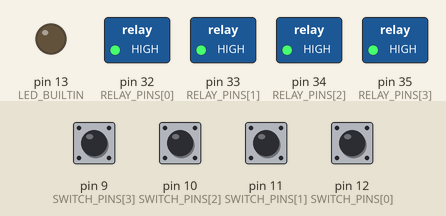
Simulated run of this sketch. Board: Arduino Mega 2560, built with avr-gcc and run on an emulated ATmega2560. Shown: switched loads named in the sketch (green lamp = pin HIGH), output pins drawn as LEDs (lit = HIGH). The inputs (shaded band) are chosen by the test bench; at power-on: pin 9 (SWITCH_PINS[3]), pin 10 (SWITCH_PINS[2]), pin 11 (SWITCH_PINS[1]), pin 12 (SWITCH_PINS[0]) HIGH.

Above: at 1.2 s.
1.3 s: pin 9 (SWITCH_PINS[3]) pulled LOW for 0.15 s
At 1.7 s:
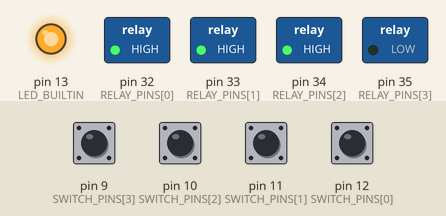
2.9 s: pin 10 (SWITCH_PINS[2]) pulled LOW for 0.15 s
At 4.1 s:
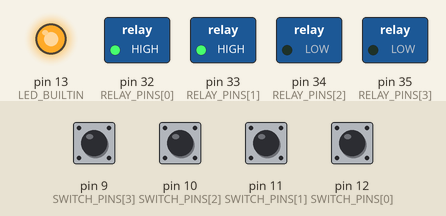
4.5 s: pin 11 (SWITCH_PINS[1]) pulled LOW for 0.15 s
At 5.4 s:
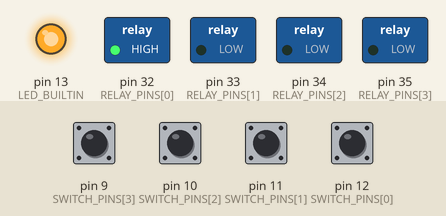
6.1 s: pin 12 (SWITCH_PINS[0]) pulled LOW for 0.15 s
At 6.6 s:
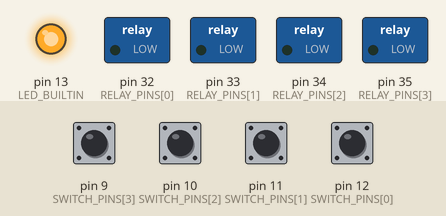
Timing chart, 0 to 29.5 s (numbered marks = the images above; inputs shaded):
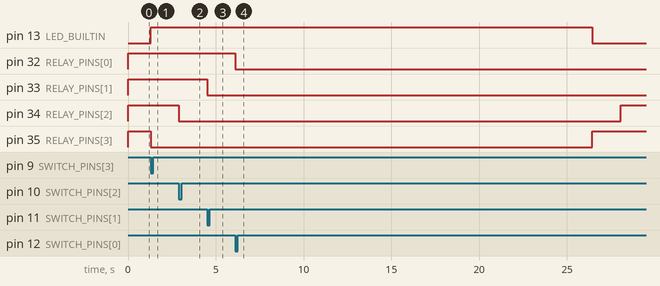

Measured:
- after the input at 1.3 s, pin 13 (LED_BUILTIN): LOW → HIGH at once; pin 35 (RELAY_PINS[3]): HIGH → LOW at once
- after the input at 2.9 s, pin 34 (RELAY_PINS[2]): HIGH → LOW at once
- after the input at 4.5 s, pin 33 (RELAY_PINS[1]): HIGH → LOW at once
- after the input at 6.1 s, pin 32 (RELAY_PINS[0]): HIGH → LOW at once

The sketch:

halloween.ino
```cpp
int RELAY_PINS[]  = {32, 33, 34, 35};
int DELAY = 5000;
int SWITCH_PINS[] = {12, 11, 10, 9};
long ATTRACT_TIME = 30000;

class DebouncedButton {
  public:
  DebouncedButton(long onDelay, long offDelay) {
    this->onDelay = onDelay;
    this->offDelay = offDelay;
    this->onAt = -1;
    this->offAt = -1;
  }

  bool update(bool isPressed) {
    long now = millis();
    if (isPressed) {
      if (this->onAt == -1) {
        this->onAt = now + this->onDelay;
      }
      this->offAt = now + this->offDelay;
    }

    if (now >= this->onAt && now < this->offAt) {
      return true;
    } else {
      if (now >= this->offAt) {
        this->onAt = -1;
      }
      return false;
    }
  }

  long lastOn() {
    return this->offAt == -1 ? -1 : millis() - this->offAt;
  }

  private:
  long onDelay;
  long offDelay;
  long onAt;
  long offAt;
};

DebouncedButton buttons[4] = {
  DebouncedButton(0, 25000),
  DebouncedButton(0, 25000),
  DebouncedButton(0, 25000),
  DebouncedButton(0, 25000)
};

// the setup function runs once when you press reset or power the board
void setup() {
  // Serial.begin(9600); // opens serial port, sets data rate to 9600 bps
  for (int i : RELAY_PINS) {
    pinMode(i, OUTPUT);
  }
  for (int i : SWITCH_PINS) {
    pinMode(i, INPUT_PULLUP);
  }
  pinMode(LED_BUILTIN, OUTPUT);
}

// the loop function runs over and over again forever
void loop() {
  for (int i = 0; i < 4; i++) {
    bool pressed = digitalRead(SWITCH_PINS[i]) == LOW;
    if (pressed) {
      // Serial.print("pin pressed: ");
      // Serial.println(i);
    }
    bool debounced = buttons[i].update(pressed);
    if (!debounced && buttons[i].lastOn() > ATTRACT_TIME && (i == 2 || i == 0)) {
      debounced = buttons[i].update(true);
    }
    digitalWrite(RELAY_PINS[i], debounced ? LOW : HIGH);
    if (i == 3) {
      digitalWrite(LED_BUILTIN, debounced ? HIGH : LOW);
    }
  }
}
```
